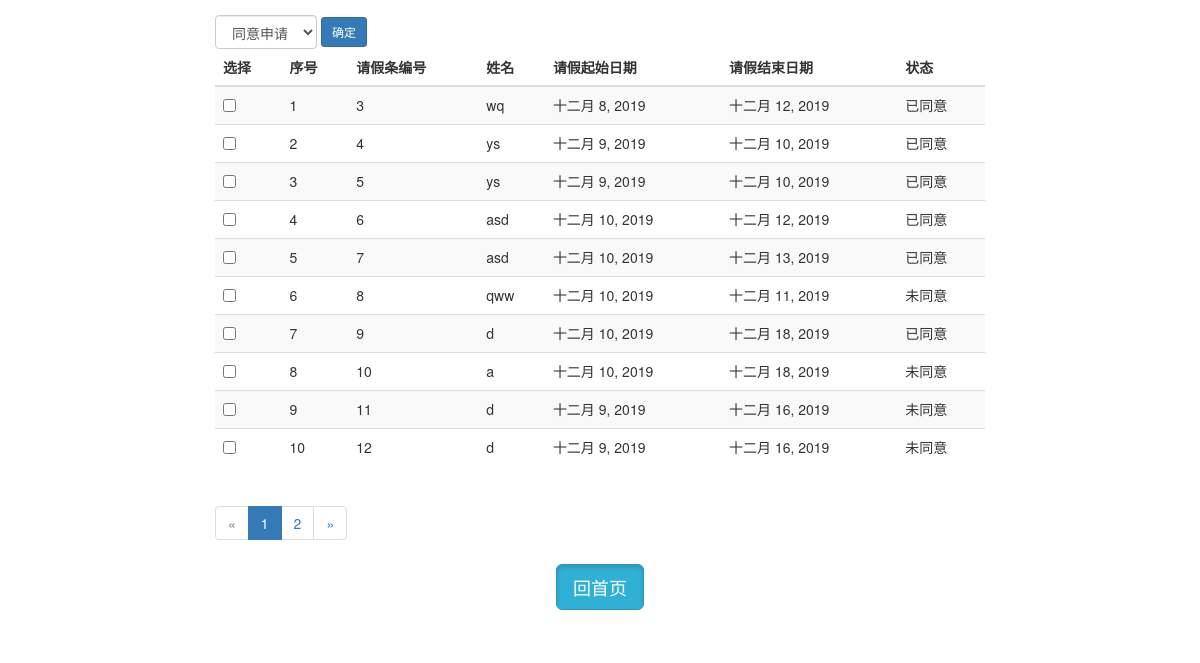
Screenshot of /shenpi/ with the database file from the repository.
### app01/models.py (models this page shows)
class Application(models.Model):
    name = models.CharField('姓名', max_length=32)
    cause = models.CharField('请假原因', max_length=64)
    start_time = models.DateField('请假开始时间', help_text="格式yyyy-mm-dd")
    end_time = models.DateField('请假结束时间', help_text="格式yyyy-mm-dd")
    case = models.CharField('是否通过', choices=((True, '通过'), (False, '未通过')), default='not', max_length=16)

### app01/views.py (the view, shortened to what this page needs)
# urls.py: url(r'^shenpi/', views.shenpi, name='shenpi'),
def shenpi(request):
    all_notpass = models.Application.objects.all()
    page = Pagination(request.GET.get('page', 1), all_notpass.count(), request.GET.copy(), 10)
    return render(request, 'shenpi.html',
                  {'all_notpass': all_notpass[page.start:page.end], 'page_html': page.page_html})

### templates/shenpi.html (shortened to what this page needs)
<!DOCTYPE html>
<html lang="en">
<head>
    <link rel="stylesheet" href="/static/bootstrap-3.3.7-dist/css/bootstrap.css">
</head>
<body>
<div class="panel-body col-lg-8 col-lg-offset-2">
    <form method="post" class="form-inline">
        <select name="action" id="" class="form-control">
            <option value="ok">同意申请</option>
        </select>
        <button class="btn btn-sm btn-primary">确定</button>
        <table class="table table-striped">
            <thead>
            <tr>
                <th>选择</th>
                <th>序号</th>
                <th>请假条编号</th>
                <th>姓名</th>
                <th>请假起始日期</th>
                <th>请假结束日期</th>
                <th>状态</th>
            </tr>
            </thead>
            <tbody>
            {% for notpass in all_notpass %}
                <tr>
                    <td>
                        <input type="checkbox" name="pk" value={{ notpass.pk }}>
                    </td>
                    <td>{{ forloop.counter }}</td>
                    <td>{{ notpass.pk }}</td>
                    <td>{{ notpass.name }}</td>
                    <td>{{ notpass.start_time }}</td>
                    <td>{{ notpass.end_time }}</td>
                    {% if notpass.case == 'True' %}
                        <td>已同意</td>
                    {% else %}
                        <td>未同意</td>
                    {% endif %}
                </tr>
            {% endfor %}
            </tbody>
        </table>
        <nav aria-label="Page navigation">
            <ul class="pagination">
                {{ page_html }}
            </ul>
        </nav>
    </form>
    <p class="text-center">
        <a href="{% url 'index' %}" class="btn btn-primary btn-lg active btn-info" role="button">回首页</a>
    </p>
</div>
</body>
</html>

### rows the page displays
Application: pk "3", name "wq", start_time "十二月 8, 2019", end_time "十二月 12, 2019", case "已同意"
Application: pk "4", name "ys", start_time "十二月 9, 2019", end_time "十二月 10, 2019", case "已同意"
Application: pk "5", name "ys", start_time "十二月 9, 2019", end_time "十二月 10, 2019", case "已同意"
Application: pk "6", name "asd", start_time "十二月 10, 2019", end_time "十二月 12, 2019", case "已同意"
Application: pk "7", name "asd", start_time "十二月 10, 2019", end_time "十二月 13, 2019", case "已同意"
Application: pk "8", name "qww", start_time "十二月 10, 2019", end_time "十二月 11, 2019", case "未同意"
Application: pk "9", name "d", start_time "十二月 10, 2019", end_time "十二月 18, 2019", case "已同意"
Application: pk "10", name "a", start_time "十二月 10, 2019", end_time "十二月 18, 2019", case "未同意"
Application: pk "11", name "d", start_time "十二月 9, 2019", end_time "十二月 16, 2019", case "未同意"
Application: pk "12", name "d", start_time "十二月 9, 2019", end_time "十二月 16, 2019", case "未同意"

### other values shown
{{ page_html }} "« 1 2 »"
